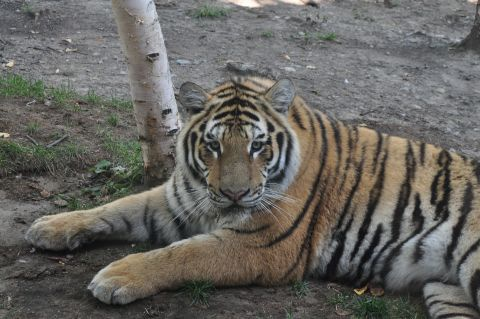
#> input picture 14.图形直方图/img/tiger.jpg, 480 x 319 px
$ python '图像直方图.py'
#> lines starting #> are read from the running program, lines starting #| are printed output that depends on the picture; after the words box and inside, x2 and y2 are one past the last pixel; in counts of white or black regions, pixels touching at a corner belong together
import cv2
import numpy as np
from matplotlib import pyplot as plt

if __name__ == '__main__':
    '''1.灰度直方图'''
    # 输入表示：原图、通道、Mask、BIN数目，范围
    img = cv2.imread('img/tiger.jpg',0) # 如果设置为1，就是灰度直方图
#> img: shape (319, 480); min 7, max 255, mean 100.8
    '''返回的参数hist是一个3x256的一维数组'''
    hist = cv2.calcHist([img],[0],None,[256],[0,256])
#> hist = 256 values, max 1768 at index 123, min 0 at index 0, mean 598.1
    plt.plot(hist)
    plt.show()
#> figure, not shown here; curve peaks at x = 123, y = 1768
    # 或者是np中的histogram来进行直方图的运算
    # hist,bins = np.histogram(img.ravel(),256,[0,256])

    '''2.三通道直方图'''
    img = cv2.imread('img/tiger.jpg',1)
#> img is the input picture: shape (319, 480, 3); mean B, G, R 95.9, 100.7, 102.7
    bgr=['b','g','r']
    for i,color in enumerate(bgr):
        hist = cv2.calcHist([img],[i],None,[256],[0,256])
        plt.plot(hist,color=color)
        plt.xlim([0,256])
    cv2.imshow('img',img)
    plt.show()
#> figure, not shown here; curve peaks at x = 128, y = 1538; curve peaks at x = 123, y = 1765; curve peaks at x = 126, y = 1835

    '''利用numpy进行掩膜运算得到直方图'''
    # [11 lines of commented-out code are left out]

    '''3.直方图均衡化'''
    img = cv2.imread('img/tiger.jpg',0)
    equ = cv2.equalizeHist(img)
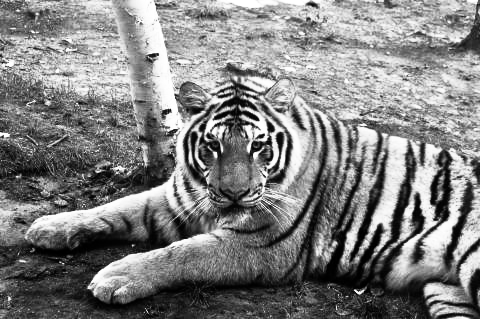
#> equ: shape (319, 480); min 0, max 255, mean 128.5
    res = np.hstack((img,equ))
    #stacking images side-by-side
    cv2.imshow('res.png',res)

    clahe = cv2.createCLAHE(clipLimit=2.0, tileGridSize=(8,8))
    cl1 = clahe.apply(img)
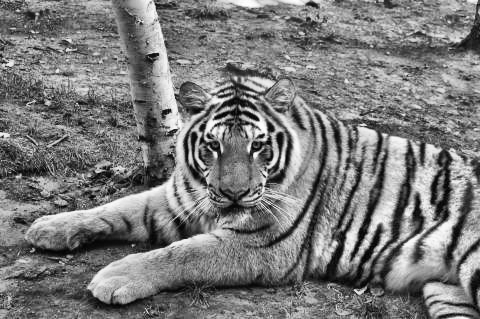
#> cl1: shape (319, 480); min 1, max 255, mean 122.4
    res2 = np.hstack((img,cl1))
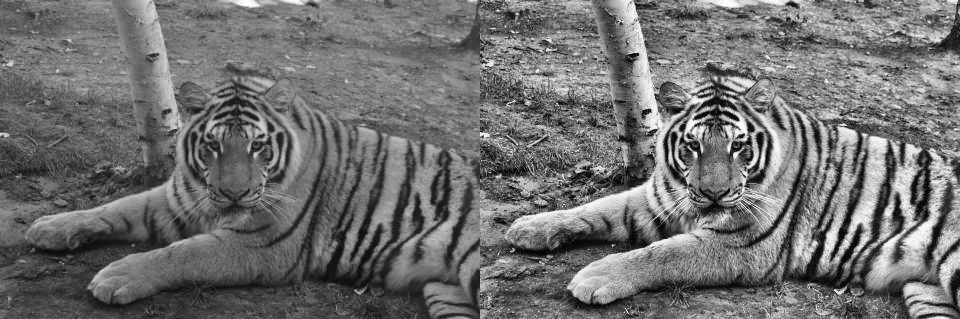
#> res2: shape (319, 960); min 1, max 255, mean 111.6
    cv2.imshow('res1.png',res2)


    '''4.2D直方图'''
    #如果要绘制颜色直方图，需要将图像的颜色空间从BGR转换到HSV
    #计算以为直方图，要从BGR转为HSV
    img = cv2.imread('img/tiger.jpg')
    hsv=cv2.cvtColor(img,cv2.COLOR_BGR2HSV)
#> hsv: shape (319, 480, 3); mean H, S, V 57.4, 29.5, 105.6
    #channels为H、S两个通道，H通道为180，S通道为256
    #取值范围H通道从0到180，S通道为0到256
    hist = cv2.calcHist([hsv],[0,1],None,[180,256],[0,180,0,256])
    #numpy中也有相关函数，histogram2d，详见书
    #绘制直方图
    plt.imshow(hist,interpolation='nearest')
    plt.show()

    '''5.直方图反向投影'''
    roi = cv2.imread('img/tiger_roi.png')
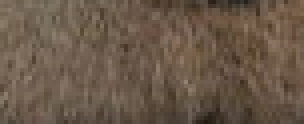
#> input picture 14.图形直方图/img/tiger_roi.png, 76 x 31 px (shown 4 times larger)
#> roi is the input picture: shape (31, 76, 3); mean B, G, R 72.6, 88.4, 105.6
    hsv = cv2.cvtColor(roi,cv2.COLOR_BGR2HSV)
#> hsv: shape (31, 76, 3); mean H, S, V 14.5, 80.8, 105.6
    target = cv2.imread('img/tiger.jpg')
    hsvt = cv2.cvtColor(target,cv2.COLOR_BGR2HSV)
    # calculating object histogram
    roihist = cv2.calcHist([hsv],[0, 1], None, [180, 256], [0, 180, 0, 256] )
    # normalize histogram and apply backprojection
    # 归一化：原始图像，结果图像，映射到结果图像中的最小值，最大值，归一化类型
    #cv2.NORM_MINMAX 对数组的所有值进行转化，使它们线性映射到最小值和最大值之间
    # 归一化之后的直方图便于显示，归一化之后就成了 0 到 255 之间的数了。
    cv2.normalize(roihist,roihist,0,255,cv2.NORM_MINMAX)
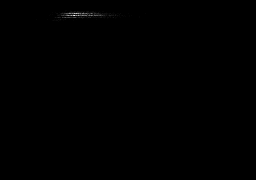
#> roihist: shape (180, 256) float32; min 0, max 255, mean 0.3
    dst = cv2.calcBackProject([hsvt],[0,1],roihist,[0,180,0,256],1) # Now convolute with circular disc
    # 此处卷积可以把分散的点连在一起
    disc = cv2.getStructuringElement(cv2.MORPH_ELLIPSE,(5,5))
    dst = cv2.filter2D(dst,-1,disc)
    # threshold and binary AND
    ret,thresh = cv2.threshold(dst,50,255,0) # 别忘了是三通道图像，因此这里使用 merge 变成 3 通道
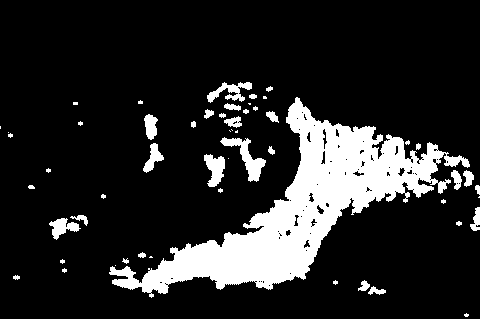
#> thresh: shape (319, 480); 15.4% white; 55 white regions (25 under 20 px), largest, box (x1, y1, x2, y2) and area: (109, 97, 470, 298) 19617, (220, 137, 266, 182) 654, (204, 154, 225, 187) 437
    thresh = cv2.merge((thresh,thresh,thresh))
    # 按位操作
    res = cv2.bitwise_and(target,thresh)
#> res: shape (319, 480, 3)
    res = np.hstack((target,thresh,res))
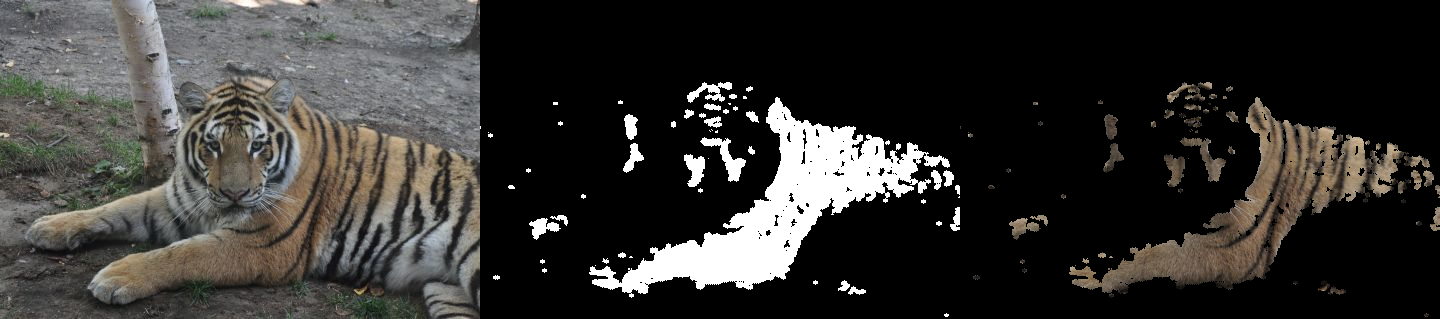
#> res: shape (319, 1440, 3); mean B, G, R 49.1, 51.6, 53

    # 显示图像
    cv2.imshow('1',res)

    cv2.waitKey(0)
